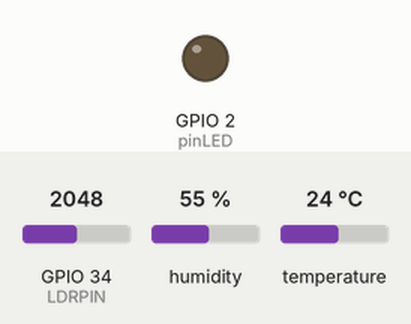
Bench run of a sketch on a simulated ESP32. Shown: output pins drawn as LEDs (lit = HIGH). The test bench sets the inputs (shaded band); at power-on: GPIO 34 (LDRPIN) = 2048, humidity 55 %, temperature 24 °C. WiFi joins after 1.5 s; servers stay silent unless stated; uploads are accepted with an empty reply; what the sketch prints to the serial monitor is not drawn.

Above: at 2.7 s.
2.8 s: GPIO 34 (LDRPIN) set to 221
At 7.25 s:
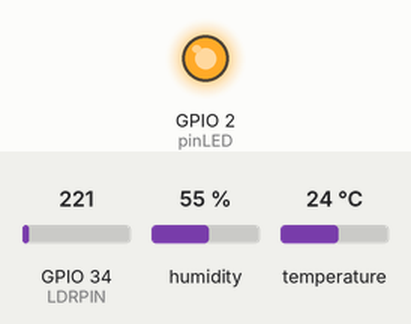
8.9 s: GPIO 34 (LDRPIN) set to 196
Timing chart, 0 to 25.1 s (numbered marks = the images above; inputs shaded):
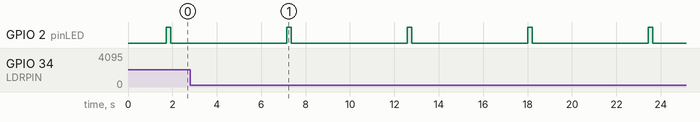

Measured:
- by itself, GPIO 2 (pinLED): alternates HIGH for 0.20 s and LOW for 5.2 s

The sketch:

esp32.ino
```cpp
#include <WiFi.h>
#include <HTTPClient.h>
#include <DHT.h>

// Konfigurasi WiFi
const char* ssid = "";
const char* password = "";

// Jangan lupa ganti IP dan pastikan arahnya ke file PHP Bab 4
const String serverURL = "http://[IP_ADDRESS]/sensordata.php";

// Konfigurasi Sensor (TETAP SAMA)
#define DHTPIN 27
#define DHTTYPE DHT11
DHT dht(DHTPIN, DHTTYPE);

#define LDRPIN 34
int pinLED = 2; // Onboard LED

void setup() {
  Serial.begin(115200);
  dht.begin();
  pinMode(pinLED, OUTPUT);

  WiFi.begin(ssid, password);
  while (WiFi.status() != WL_CONNECTED) {
    delay(500);
    Serial.print(".");
  }
  Serial.println("\nWiFi Connected!");
}

void loop() {
  if (WiFi.status() == WL_CONNECTED) {
    // 1. Panen Semua Data (Suhu, Kelembapan, Cahaya)
    float h = dht.readHumidity();       // Baca Kelembapan
    float t = dht.readTemperature();    // Baca Suhu
    int ldrVal = analogRead(LDRPIN);    // Baca Lumen

    // 2. Logika Status Cahaya (Dari kodemu)
    String status;
    if (ldrVal > 210) status = "Terang";
    else if (ldrVal > 150) status = "Cerah";
    else if (ldrVal > 50) status = "Redup";
    else status = "Gelap";

    // 3. Rakit URL Paket Komplit
    HTTPClient http;
    // Format: ?suhu=xx&humidity=xx&lumen=xx&status=xx
    String url = serverURL + "?suhu=" + String(t) + "&humidity=" + String(h) + "&lumen=" + String(ldrVal) + "&status=" + status;

    http.begin(url);
    int httpCode = http.GET();

    if (httpCode > 0) {
      Serial.println("Data Terkirim: " + url);
      digitalWrite(pinLED, HIGH); // Indikator kirim berhasil
      delay(200);
      digitalWrite(pinLED, LOW);
    } else {
      Serial.println("Gagal koneksi ke PHP! Error code: " + String(httpCode));
    }
    http.end();
  }

  delay(5000); // Kirim data setiap 5 detik
}
```
